Frame 1 (no input): blank canvas, image omitted
Frame 60 (no input): blank canvas, image omitted
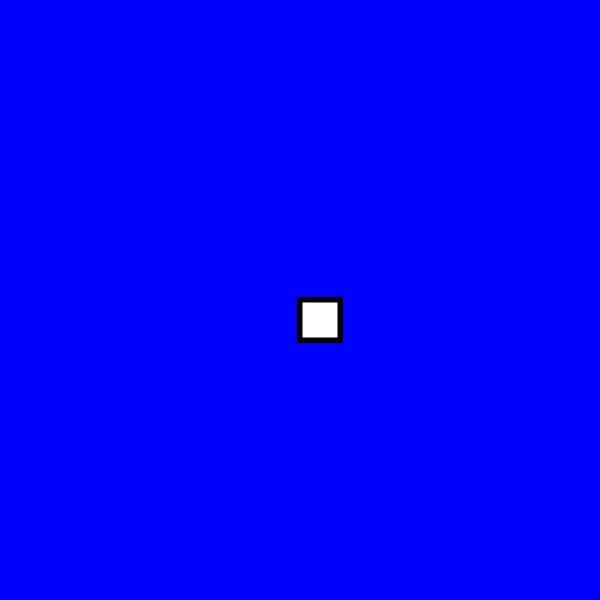
Frame 120 (the mouse pressed at the canvas centre since frame 60)

The p5.js sketch whose frames 1 and 60 were blank and that drew this single picture after the mouse press (run headless with seeded random() and noise() and a simulated clock; from frame 60 on, the mouse is pressed at the canvas centre):

// p5.js sketch
// ── sketch.js
function setup() {
    createCanvas(600, 600);
    background("blue");
  }
  
  function draw() {
    stroke("black");
    strokeWeight(5);
    fill("rgb(o,255,233)");
    if(mouseIsPressed){
      rect(mouseX, mouseY, 40, 40);
    }
  }
// ── style.css
header{
    background-color: #424e61 ;
    color: white;
}
